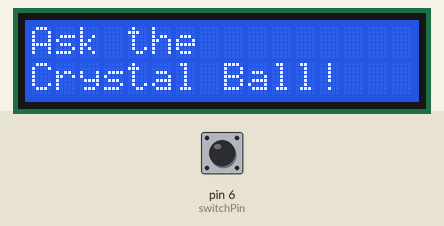
Bench run of a sketch on a simulated Arduino Uno, built with avr-gcc and run on an emulated ATmega328P. On the bench: 16×2 character LCD. Inputs (shaded band) come from the test bench; at power-on: pin 6 (switchPin) LOW. Random numbers use the default seed unless the sketch sets one; what the sketch prints to the serial monitor is not drawn.

Above: at 1.2 s.
1.3 s: pin 6 (switchPin) pulled HIGH for 0.15 s
At 2.5 s:
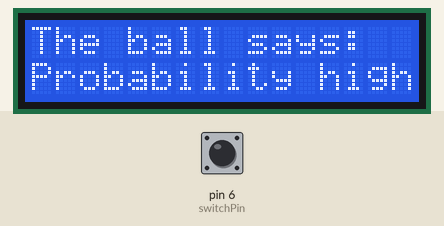
3.0 s: pin 6 (switchPin) pulled HIGH for 1 s
At 5.0 s:
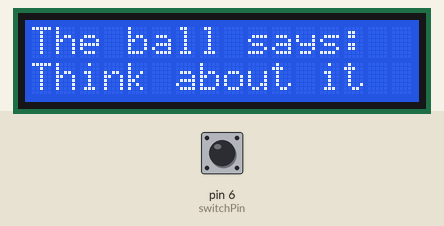
5.6 s: pin 6 (switchPin) pulled HIGH for 0.15 s
At 7.0 s:
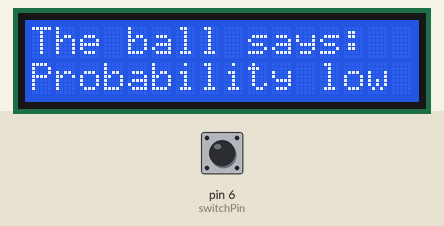
7.3 s: pin 6 (switchPin) pulled HIGH for 3.2 s
At 11.1 s:
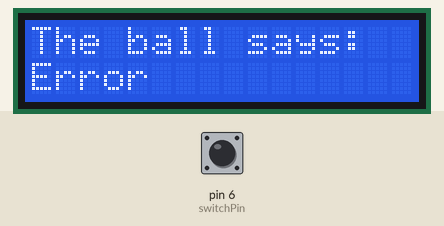
12.1 s: pin 6 (switchPin) pulled HIGH for 0.15 s
At 13.1 s:
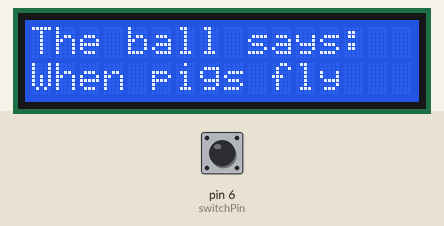
13.8 s: pin 6 (switchPin) pulled HIGH for 1 s
At 15.6 s:
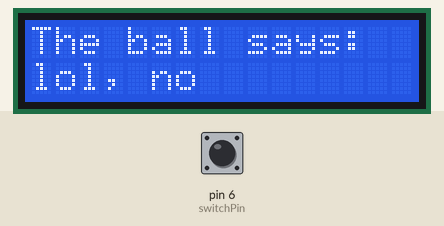
Timing chart, 0 to 17.1 s (numbered marks = the images above; inputs shaded):
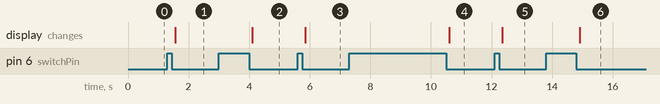

The sketch:

magic_8-ball.ino
```cpp
#include <LiquidCrystal.h>
LiquidCrystal lcd(12, 11, 5, 4, 3, 2);

const int switchPin = 6;
int switchState = 0;
int prevSwitchState = 0;
int reply;
int previousReply = -1; // Initialize to an invalid reply

#define randomHatStartNum 0  // starting number in hat
#define randomHatEndNum 7    // ending number in hat - end has to be larger than start
#define numberInHat (randomHatEndNum - randomHatStartNum) + 1

int randomHat() {
    int thePick;    // this is the return variable with the random number from the pool
    int theIndex;
    static int currentNumInHat = 0;
    static int randArray[numberInHat];

    if (currentNumInHat == 0) { // hat is empty - all have been chosen - fill up array again
        for (int i = 0; i < numberInHat; i++) { // Put 1 TO numberInHat in array - starting at address 0.
            if (randomHatStartNum < randomHatEndNum) {
                randArray[i] = randomHatStartNum + i;
            }
        }
        currentNumInHat = abs(randomHatEndNum - randomHatStartNum) + 1; // reset current Number in Hat
        Serial.print(" hat is empty ");
        // if something should happen when the hat is empty do it here
    }

    theIndex = random(currentNumInHat); // choose a random index from number in hat
    thePick = randArray[theIndex];
    randArray[theIndex] = randArray[currentNumInHat - 1]; // copy the last element in the array into the the empty slot
    currentNumInHat--;    // decrement number in hat

    delay(100);
    return thePick;
}

void setup() {
    Serial.begin(9600);
    Serial.println("start ");

    lcd.begin(16, 2);
    pinMode(switchPin, INPUT);
    lcd.print("Ask the");
    lcd.setCursor(0, 1);
    lcd.print("Crystal Ball!");
}

void loop() {
    switchState = digitalRead(switchPin);
    if (switchState != prevSwitchState) {
        if (switchState == LOW) {
            do {
                previousReply = reply; // Store the last reply
                reply = randomHat(); // Get a new random reply

                lcd.clear();
                lcd.setCursor(0, 0);
                lcd.print("The ball says:");
                lcd.setCursor(0, 1);

                switch (reply) {
                    case 0:
                        lcd.print("Think about it");
                        break;
                    case 1:
                        lcd.print("Nice work");
                        break;
                    case 2:
                        lcd.print("When pigs fly");
                        break;
                    case 3:
                        lcd.print("Error");
                        break;
                    case 4:
                        lcd.print("lol, no");
                        break;
                    case 5:
                        lcd.print("Probability low");
                        break;
                    case 6:
                        lcd.print("Try rizz");
                        break;
                    case 7:
                        lcd.print("Probability high");
                        break;
                }

            } while (reply == previousReply); // Repeat until we get a new reply
        }
    }
    prevSwitchState = switchState;
}
```

Measured:
- after the input at 1.3 s, the display: changes after 0.26 s (image 1)
- after the input at 3.0 s, the display: changes after 1.1 s (image 2)
- after the input at 5.6 s, the display: changes after 0.26 s (image 3)
- after the input at 7.3 s, the display: changes after 3.3 s (image 4)
- after the input at 12.1 s, the display: changes after 0.26 s (image 5)
- after the input at 13.8 s, the display: changes after 1.1 s (image 6)
